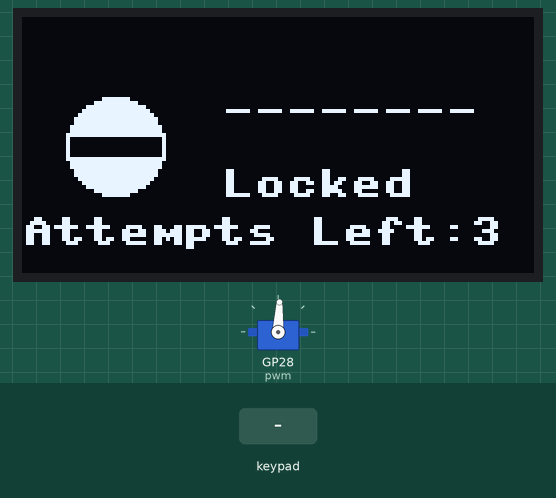
The program below on a simulated Raspberry Pi Pico running MicroPython. On the bench: servo, 128×64 one-colour display. Wiring (from the project's diagram.json): buzzer on GP6, servo on GP28. The inputs (shaded band) are chosen by the test bench. Servo angles are drawn from the pulse width (0.5 ms = 0°, 2.5 ms = 180°); library files of the repository ran but are not shown: keypad.py, ssd1306.py; what the program prints to the serial console is not drawn.

Above: at 1.2 s.
1.3 s: keypad keys 2 4 7 9 0 8 1 9 # pressed 0.4 s apart
At 5.2 s:
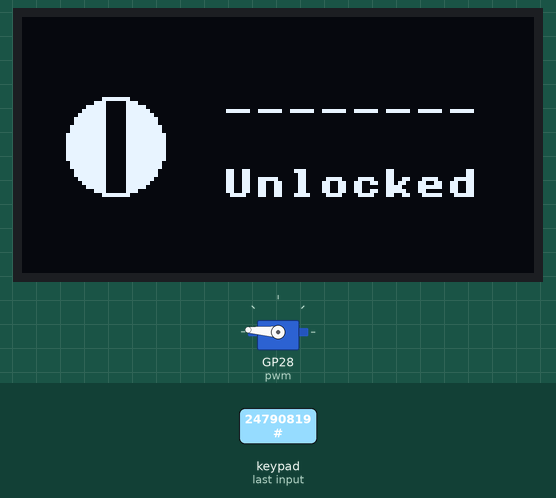
6.4 s: key '*' pressed
At 7.6 s:
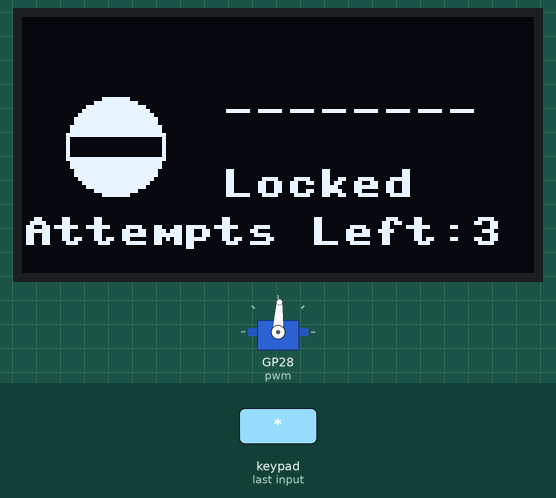
7.9 s: key 'A' pressed
At 9.0 s:
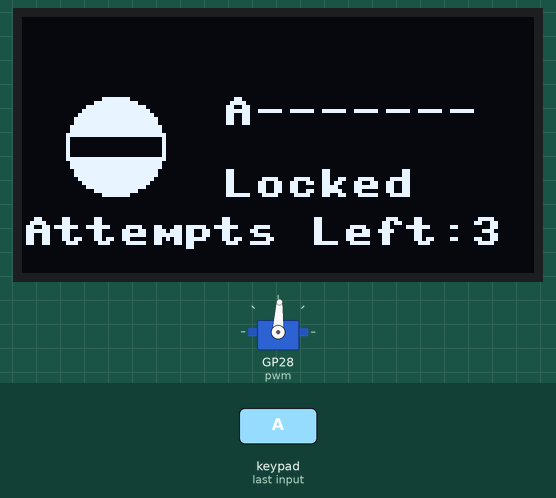
9.4 s: keypad keys 2 4 7 9 0 8 1 9 * pressed 0.4 s apart
At 13.8 s:
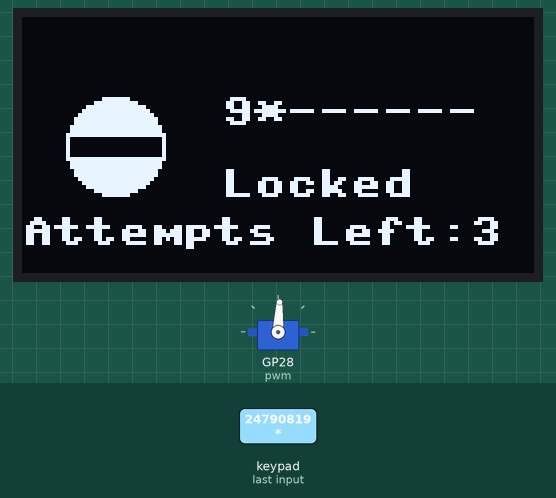
14.5 s: key 'B' pressed
At 15.2 s:
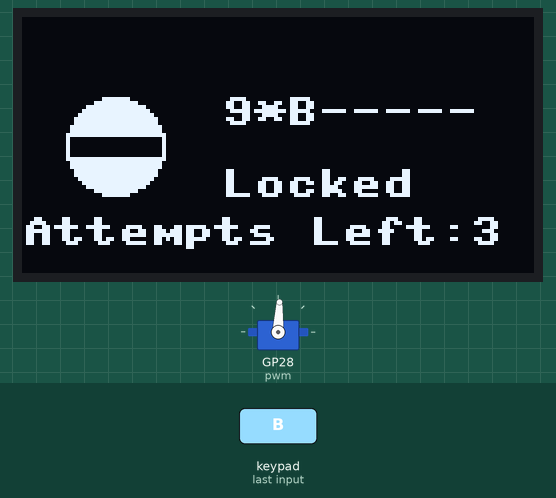
16.0 s: keypad keys 2 4 7 9 0 8 1 9 D pressed 0.4 s apart
At 20.0 s:
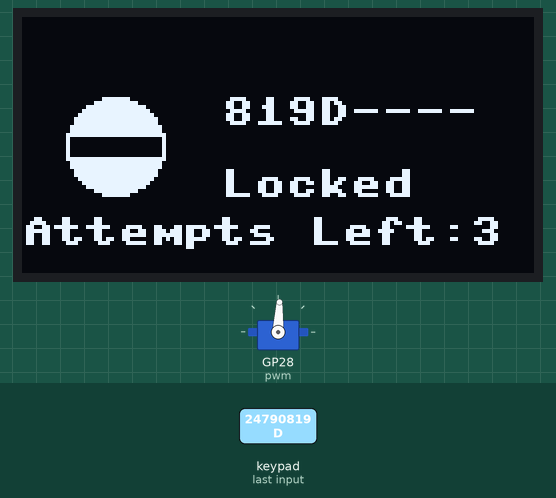
Timing chart, 0 to 21.5 s (numbered marks = the images above; inputs shaded):
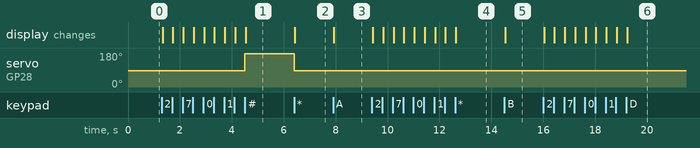

Measured:
- after the input at 1.3 s, servo on GP28 (pwm): 87° → 176° after 3.2 s; the display: first changes at once (image 1 shows a later state)
- after the input at 6.4 s, servo on GP28 (pwm): 176° → 87° at once; the display: changes at once (image 2)
- after the input at 7.9 s, the display: changes at once (image 3)
- after the input at 9.4 s, the display: first changes at once (image 4 shows a later state)
- after the input at 14.5 s, the display: changes at once (image 5)
- after the input at 16.0 s, the display: first changes at once (image 6 shows a later state)

The program:

main.py
```python
from keypad import Keypad
from machine import Pin,Timer,PWM,I2C
from ssd1306 import SSD1306_I2C #Import the display driver for the SSD1306
import time

Attempts=3
Update_Buffer=""
secretCode = '24790819'
isLocked = True
inbuffer = "--------"
pwm = PWM('GP28',freq = 50)
print("State = LOCKED")
pwm.duty_u16(4800)
buzzer=PWM('GP6')
i2c = I2C(1, sda=Pin('GP10'), scl=Pin('GP11'))    # Set up I2C
display = SSD1306_I2C(128, 64, i2c)               # Create display 128x64 pixels


def Alarm(x):               # Sets up the Alarm function
   buzzer.freq(x)           # Sets the Frequency using the 'x'
   buzzer.duty_u16(30000)   # Turns the buzzer on
   time.sleep(0.5)
   buzzer.duty_u16(0)

def Unlocked_Display():#sets up the 'Unlocked_Display' function
   display.fill(0)                      # Clear the display (all black)
   display.ellipse(23,32,12,12,1,True)  # Draw a circle at (23,32), radius = 12
   display.rect(21,21,5,23,0,True)      # Rectangle at (3,3) size=23x5, colour=0 (off)
   display.text("--------",50,20)       # Display text at (13,0)
   display.text("Unlocked",50,38)
   display.show()                       # Call the show() method last to update display

def Locked_Display():#sets up the 'Locked_Display' function
   display.fill(0)                      # Clear the display (all black)
   display.ellipse(23,32,12,12,1,True)  # Draw a circle at (23,32), radius = 12
   display.rect(12,30,23,5,0,True)      # Rectangle at (3,3) size=23x5, colour=0 (off)
   display.text("--------",50,20)       # Display text at (13,0)
   display.text("Locked",50,38)
   display.text(f'Attempts Left:{Attempts}',0,50)
   Update_Buffer=""
   display.show()                       # Call the show() method last to update display
   time.sleep(1)
def Update_Display(x):#sets up the 'Update_Display' function
# This function is used to display the current entred code and show that there is only 8 possible digits that can be entered
    global Update_Buffer
    Update_Buffer+=x                     # Adds the value in 'x' to the end of 'Update_Buffer'
    display.fill(0)
    display.ellipse(23,32,12,12,1,True)
    display.rect(12,30,23,5,0,True)
    display.text(Update_Buffer+"-"*(8-len(Update_Buffer)),50,20)       # Displays the current values in 'Update_buffer' with '-' added to the end up to a length of 8 characters
    display.text("Locked",50,38)
    display.text(f'Attempts Left:{Attempts}',0,50)
    display.show()
    if len(Update_Buffer)==8:
        Update_Buffer=""                 #Resets 'Update_Buffer'
#def LockOut_Display():
def LockOut_Display(x):
    count=x
    for x in range (0,x):           #counts down from a specified value in 'x'
            display.fill(0)
            display.ellipse(23,32,12,12,1,True)
            display.rect(12,30,23,5,0,True)
            display.text("ATTEMPTS",50,20)
            display.text("EXHAUSTED",50,38)
            display.text(f"Online in:{count}",0,50)
            count=count-1           # Subtract 1 from count to mimic a count down
            time.sleep(1)           # Time the micro controller is sleeping
            display.show()

Locked_Display()

def keyPressed(keyValue):
   global isLocked, inbuffer,Attempts,Update_Buffer        # Global variable
   if Attempts>0:                           # Checks if all attempts have been used
         if isLocked:
            if keyValue == '#':              # User is trying to unlock
               if inbuffer == secretCode:    # Success only if the code matches
                  isLocked = False
                  print(" - Correct, State = UNLOCKED")
                  pwm.duty_u16(8050)
                  Unlocked_Display()        #Displays the 'Unlocked' State
                  Attempts=3                #Resets Attempts
                  inbuffer = "--------"     #Resets the inbuffer so the code isnt saved
               else:
                  print(" - Incorrect code.")
                  Alarm(700)
                  pwm.duty_u16(4800)
                  inbuffer = "--------"                  # Wrong code so reset the buffer
                  Update_Buffer=""
                  Attempts=Attempts-1                 # Subtrats 1 from the total current Attempts
                  Locked_Display()                    # updates the 'Locked' display

            else:                                     # New number needs storing in the buffer:
               inbuffer = inbuffer[1:] + keyValue     # Move buffer to the left and add new value
               print(keyValue, end="")
               Update_Display(keyValue)
         elif keyValue == '*':                        # Unlocked and '*' pressed so change the
            isLocked = True                           # state to locked.
            print("State = LOCKED")
            pwm.duty_u16(4800)
            Locked_Display()
   elif Attempts==0:
        print('used all attempts')

        Alarm(500)
        time.sleep(0.1)
        Alarm(500)
        Attempts=3             # resets the attempts counter back to 3
        LockOut_Display(20)           #Sets the display into the Lockout phase with a variable to choose a time it will be locked out for
        Locked_Display()        #sets the display back to locked
        Alarm(2000)

# Setup keypad object with the correct pins and with keyPressed() as the callback function
kp = Keypad(rows = (Pin(26), Pin(22), Pin(21), Pin(20)),
            columns = (Pin(19), Pin(18), Pin(17), Pin(16)),
            callback = keyPressed)
```
